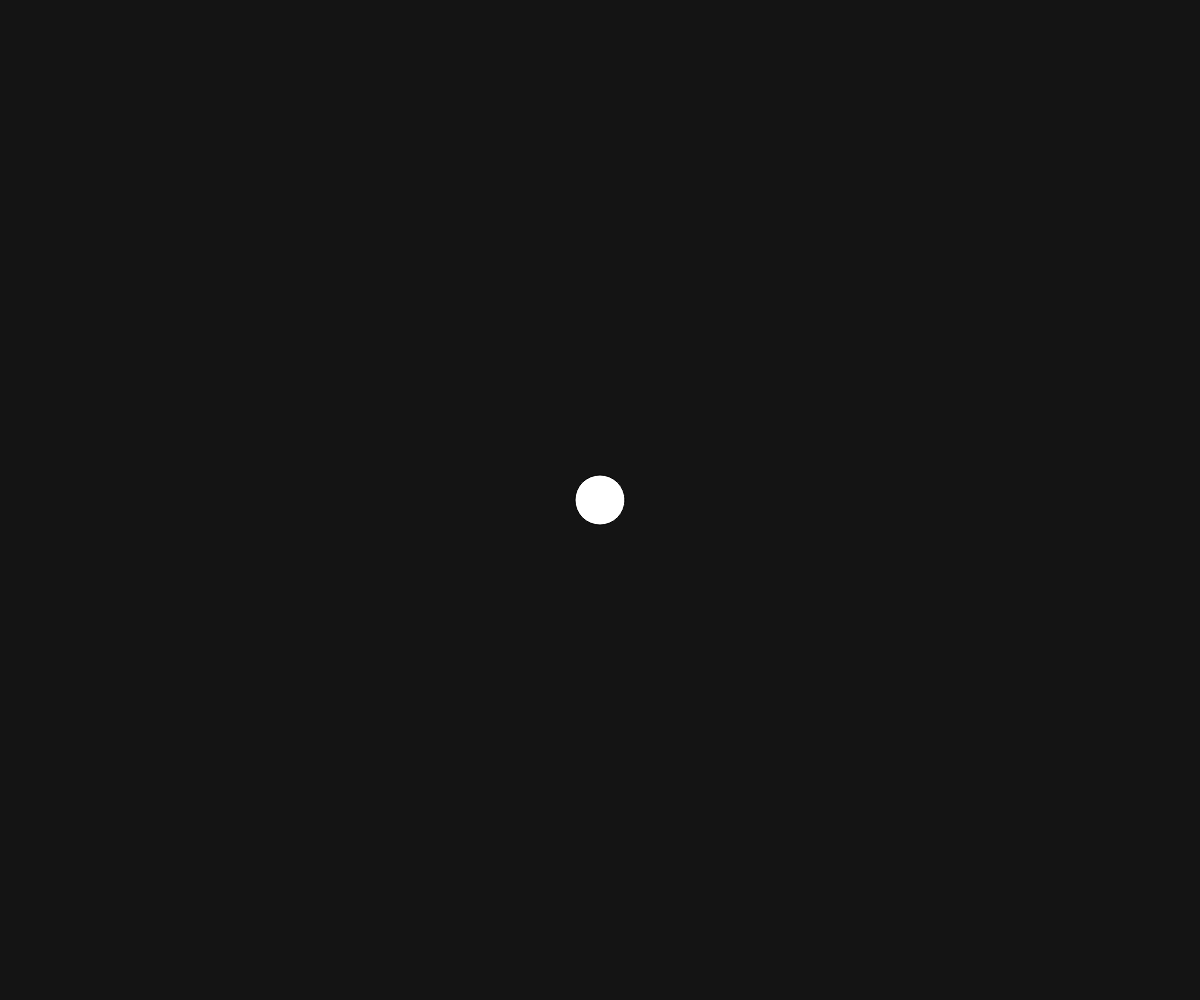
Frame 1 (no input)
Frame 60 (no input): identical to frame 1, image omitted
Frame 120 (the mouse pressed at the canvas centre since frame 60): identical to frame 1, image omitted

The p5.js sketch that drew this single still picture (run headless with seeded random() and noise() and a simulated clock; from frame 60 on, the mouse is pressed at the canvas centre):

// p5.js sketch
// ── sketch.js
// Project Title
// Your Name
// Date
//
// Extra for Experts:
// - describe what you did to take this project "above and beyond"

let myPlanet;

function setup() {
  createCanvas(windowWidth, windowHeight);
  myPlanet = new Planet(width/2,height/2);
}

function draw() {
  background(20);
  myPlanet.display();
}

function mouseClicked(){
  if(keyIsPressed && keyCode === SHIFT){
    myPlanet = new Planet(mouseX, mouseY);
  }
  else{
    myPlanet.createMoon();
  }
}

class Planet{
  constructor(x,y){
    this.x = x;
    this.y = y;
    this.s = 100;
    this.r = this.s/2;
    this.moons = [];
  }

  display(){
    circle(this.x,this.y,this.r);
    for(let m of this.moons){
      m.update();
    }
  }

  createMoon(){
    this.moons.push(new Moon(this.x, this.y));
  }
}

class Moon{
  constructor(x,y){
    this.x = x;
    this.y = y;
    this.steps = 10;
    this.speed = 5;
    this.r = 30;
  }

  update(){
    this.x += this.speed;
    this.steps--;
    if(this.steps === 0){
      this.steps = 20;
      this.speed *= -1;
    }
    circle(this.x,this.y,this.r);
  }
}
